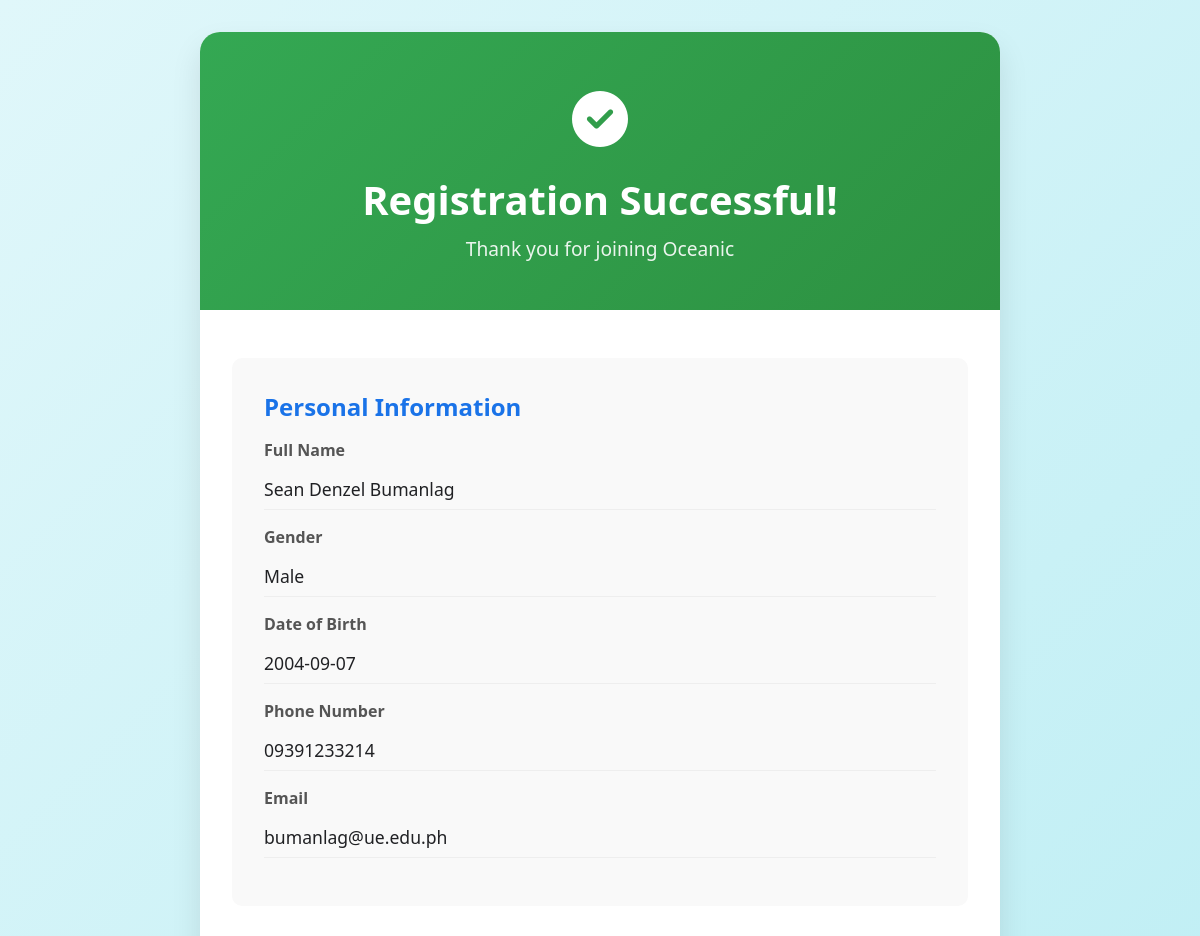
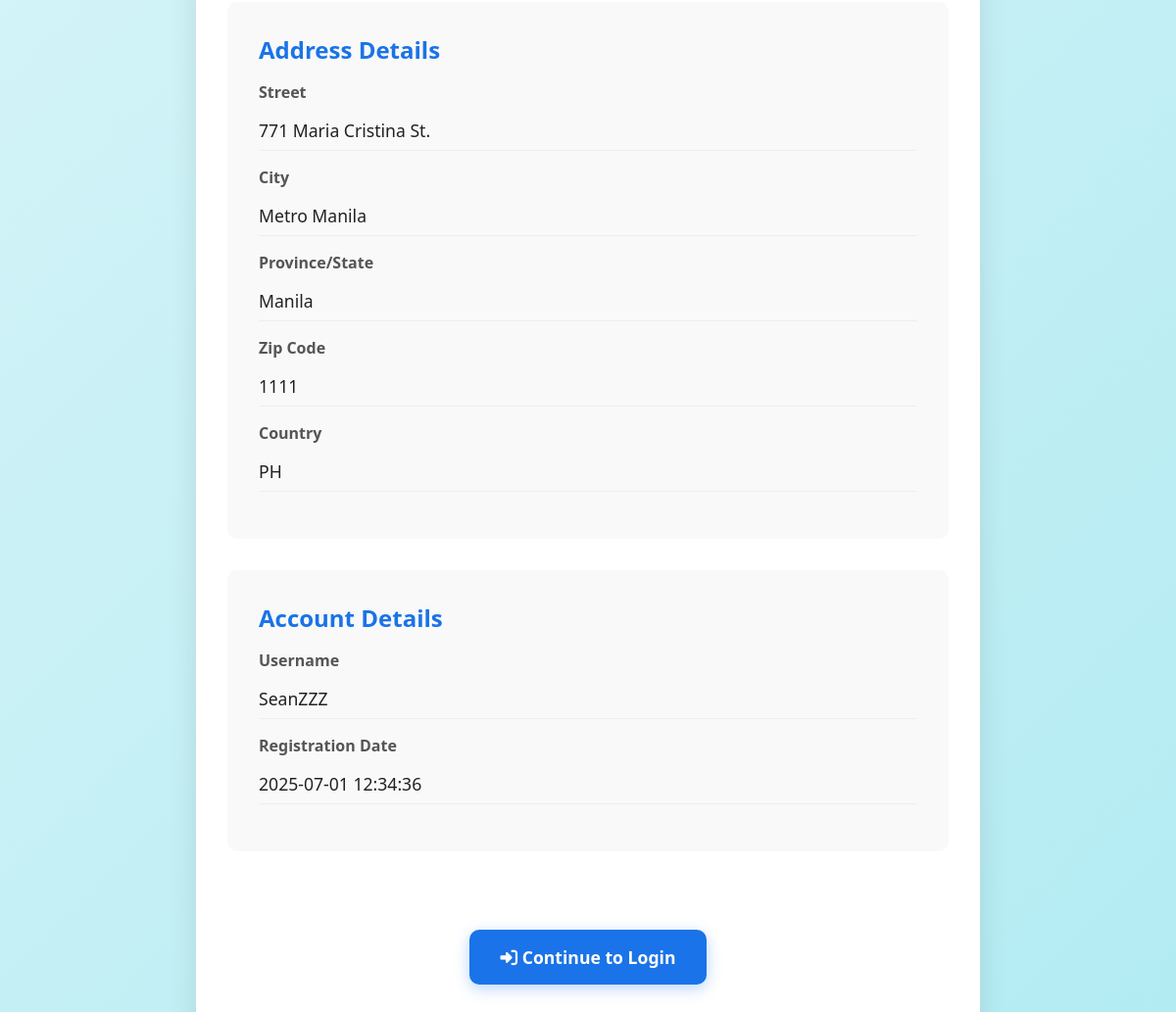
Screenshot of /welcome.php?username=SeanZZZ with the database file from the repository (2 pictures, top to bottom).
### tables this page shows
CREATE TABLE `users` (
  `id` int(11) NOT NULL,
  `fullname` varchar(50) NOT NULL,
  `gender` varchar(10) NOT NULL,
  `dob` date NOT NULL,
  `phone` varchar(20) NOT NULL,
  `email` varchar(100) NOT NULL,
  `street` varchar(100) NOT NULL,
  `city` varchar(50) NOT NULL,
  `province` varchar(50) NOT NULL,
  `zip` varchar(10) NOT NULL,
  `country` varchar(50) NOT NULL,
  `username` varchar(20) NOT NULL,
  `password` varchar(255) NOT NULL,
  `created_at` datetime NOT NULL
);

### welcome.php (the view, shortened to what this page needs)
<!DOCTYPE html>
<html lang="en">
<head>
  <link rel="stylesheet" href="https://cdnjs.cloudflare.com/ajax/libs/font-awesome/6.4.0/css/all.min.css">
</head>
<body>
  <div class="confirmation-container">
    <div class="confirmation-header">
      <div class="confirmation-icon">
        <i class="fas fa-check-circle"></i>
      </div>
      <h1>Registration Successful!</h1>
      <p class="confirmation-message">Thank you for joining Oceanic</p>
    </div>
    <?php
    $mysqli = new mysqli("localhost", "root", "", "oceanic");
    $username = isset($_GET['username']) ? $_GET['username'] : '';
    if (!empty($username)) {
        $stmt = $mysqli->prepare("SELECT * FROM users WHERE username = ?");
        $stmt->bind_param("s", $username);
        $stmt->execute();
        $result = $stmt->get_result();
        if ($user = $result->fetch_assoc()) {
            $fullname = htmlspecialchars($user['fullname']);
            $gender = htmlspecialchars($user['gender']);
            $dob = htmlspecialchars($user['dob']);
            $phone = htmlspecialchars($user['phone']);
            $email = htmlspecialchars($user['email']);
            $street = htmlspecialchars($user['street']);
            $city = htmlspecialchars($user['city']);
            $province = htmlspecialchars($user['province']);
            $zip = htmlspecialchars($user['zip']);
            $country = htmlspecialchars($user['country']);
            $regdate = htmlspecialchars($user['created_at']);
            ?>
            <div class="user-details">
              <div class="detail-card">
                <h2>Personal Information</h2>
                <div class="detail-group"><span class="detail-label">Full Name</span><div class="detail-value"><?php echo $fullname; ?></div></div>
                <div class="detail-group"><span class="detail-label">Gender</span><div class="detail-value"><?php echo ucfirst($gender); ?></div></div>
                <div class="detail-group"><span class="detail-label">Date of Birth</span><div class="detail-value"><?php echo $dob; ?></div></div>
                <div class="detail-group"><span class="detail-label">Phone Number</span><div class="detail-value"><?php echo $phone; ?></div></div>
                <div class="detail-group"><span class="detail-label">Email</span><div class="detail-value"><?php echo $email; ?></div></div>
              </div>
              <div class="detail-card">
                <h2>Address Details</h2>
                <div class="detail-group"><span class="detail-label">Street</span><div class="detail-value"><?php echo $street; ?></div></div>
                <div class="detail-group"><span class="detail-label">City</span><div class="detail-value"><?php echo $city; ?></div></div>
                <div class="detail-group"><span class="detail-label">Province/State</span><div class="detail-value"><?php echo $province; ?></div></div>
                <div class="detail-group"><span class="detail-label">Zip Code</span><div class="detail-value"><?php echo $zip; ?></div></div>
                <div class="detail-group"><span class="detail-label">Country</span><div class="detail-value"><?php echo $country; ?></div></div>
              </div>
              <div class="detail-card">
                <h2>Account Details</h2>
                <div class="detail-group"><span class="detail-label">Username</span><div class="detail-value"><?php echo $username; ?></div></div>
                <div class="detail-group"><span class="detail-label">Registration Date</span><div class="detail-value"><?php echo $regdate; ?></div></div>
              </div>
            </div>
            <?php
        } else {
            echo '<div class="user-details"><p>User details not found.</p></div>';
        }
    } else {
        echo '<div class="user-details"><p>Invalid request.</p></div>';
    }
    ?>
    <div class="action-section">
      <a href="login.php" class="btn-login">
        <i class="fas fa-sign-in-alt"></i> Continue to Login
      </a>
    </div>
  </div>
</body>
</html>

### welcome.php (style rules this page uses)
:root { --primary-color: #1a73e8; --secondary-color: #34a853; --accent-color: #fbbc05; --dark-color: #202124; --light-color: #f8f9fa; --ocean-blue: #1a73e8; --ocean-light: #e0f7fa; }
* { margin: 0; padding: 0; box-sizing: border-box; font-family: 'Segoe UI', Tahoma, Geneva, Verdana, sans-serif; }
body { background: linear-gradient(135deg, var(--ocean-light), #b2ebf2); min-height: 100vh; display: flex; justify-content: center; align-items: center; padding: 2rem; }
.confirmation-container { background: white; border-radius: 20px; box-shadow: 0 15px 30px rgba(0, 0, 0, 0.1); width: 100%; max-width: 800px; overflow: hidden; animation: fadeIn 0.8s ease-out; }
.confirmation-header { background: linear-gradient(135deg, var(--secondary-color), #2d9141); color: white; padding: 3rem 2rem; text-align: center; }
.confirmation-icon { font-size: 3.5rem; margin-bottom: 1rem; animation: bounce 2s infinite; }
.confirmation-header h1 { font-size: 2.5rem; margin-bottom: 0.5rem; font-weight: 700; }
.confirmation-message { font-size: 1.2rem; opacity: 0.9; }
.user-details { padding: 3rem 2rem; background: white; }
.detail-card { background: #f9f9f9; border-radius: 10px; padding: 2rem; margin-bottom: 2rem; }
.detail-card h2 { margin-bottom: 1rem; color: var(--primary-color); }
.detail-group { margin-bottom: 1rem; }
.detail-label { font-weight: 600; color: #555; margin-bottom: 0.5rem; display: block; }
.detail-value { font-size: 1.1rem; color: var(--dark-color); padding: 0.5rem 0; border-bottom: 1px solid #eee; }
.action-section { text-align: center; padding: 0 2rem 3rem; }
.btn-login { display: inline-block; padding: 1rem 2rem; background: var(--ocean-blue); color: white; text-decoration: none; border-radius: 10px; font-size: 1.1rem; font-weight: 600; transition: all 0.3s ease; box-shadow: 0 4px 15px rgba(26, 115, 232, 0.3); }

### rows the page displays
users: fullname "Sean Denzel Bumanlag", gender "Male", dob "2004-09-07", phone "09391233214", email "bumanlag@ue.edu.ph", street "771 Maria Cristina St.", city "Metro Manila", province "Manila", zip "1111", country "PH", created_at "2025-07-01 12:34:36"

### other values shown
$username "SeanZZZ"
